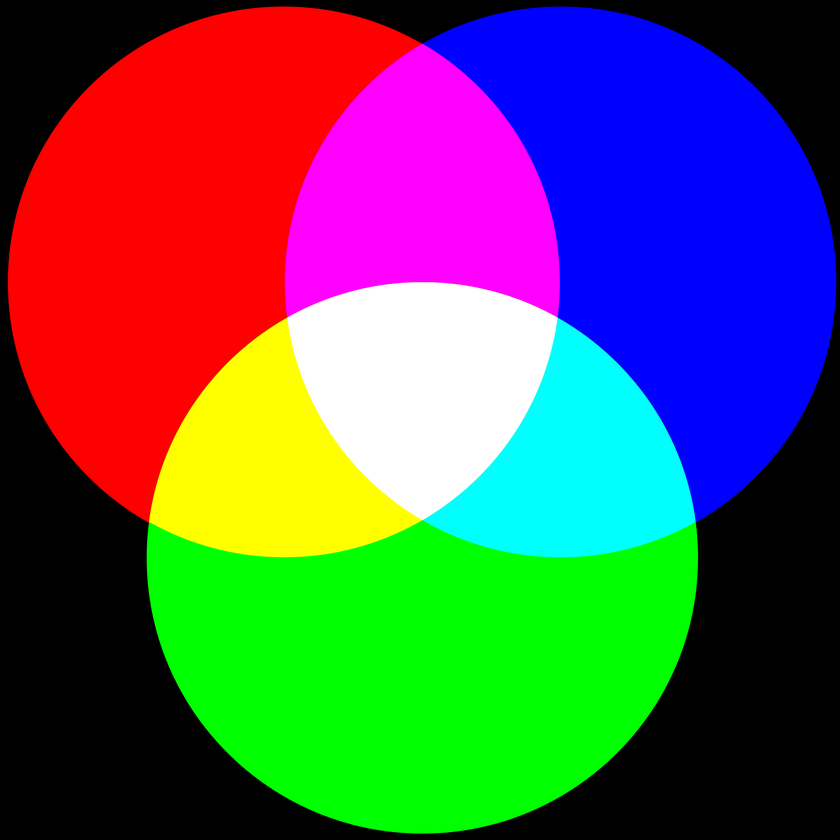
//> input picture C++/imageTest/colorSeparation/rgb.png, 840 x 840 px, shrunk from 2000 x 2000 before the run
$ ./color_separation rgb.png   (built with g++ and OpenCV 4)
//> lines starting //> are read from the running program, lines starting //| are printed output that depends on the picture
#include <opencv2/opencv.hpp>
#include <opencv2/imgproc.hpp>
#include <iostream>

using namespace std;
using namespace cv;

vector<Mat>  showSeparatedChannels(vector<Mat> channels);

int main(int argc, char const *argv[]) {

  Mat img = imread(argv[1]);
//> img is the input picture: 840 rows x 840 cols, CV_8UC3; mean B, G, R 86.2, 86.3, 86.3

  if(!img.data){
    std::cout << "Error opening image" << std::endl;
    return -1;
  }
  namedWindow("Original",WINDOW_NORMAL);

  imshow("Original", img);

  std::vector<Mat> channels;

  split(img, channels);     //Split into different color channels
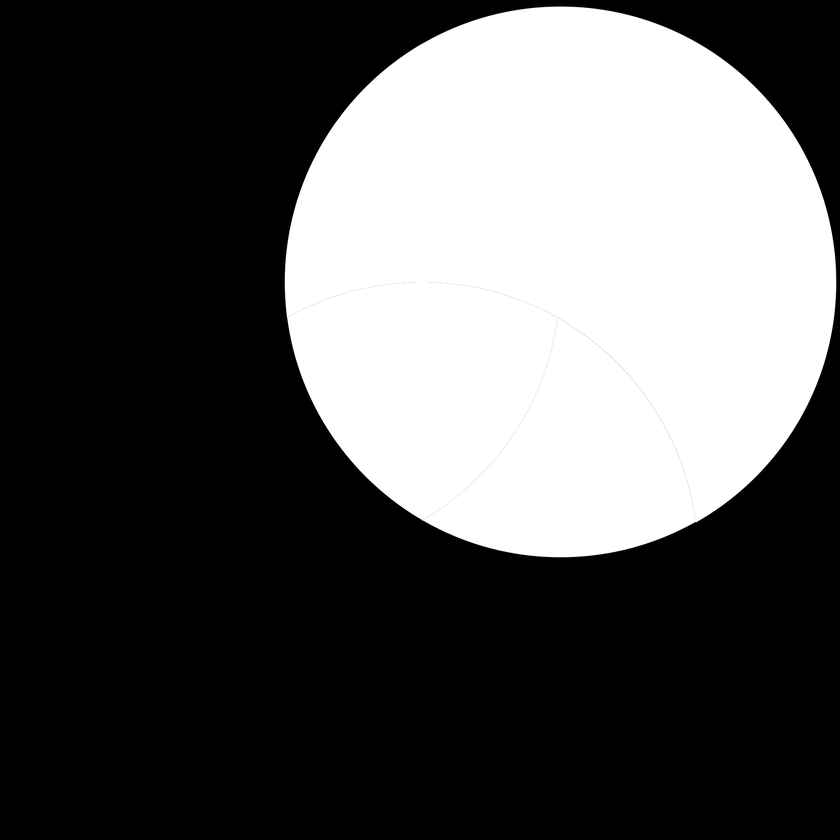
//> channels[0]: 840 rows x 840 cols, CV_8UC1; min 0, max 255, mean 86.2
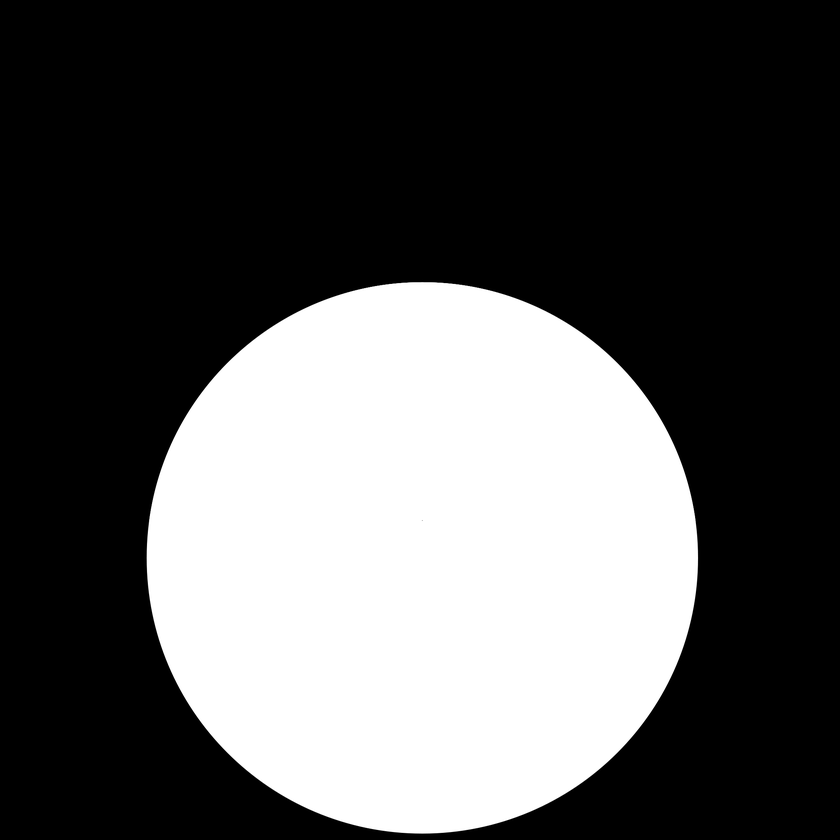
//> channels[1]: 840 rows x 840 cols, CV_8UC1; min 0, max 255, mean 86.3
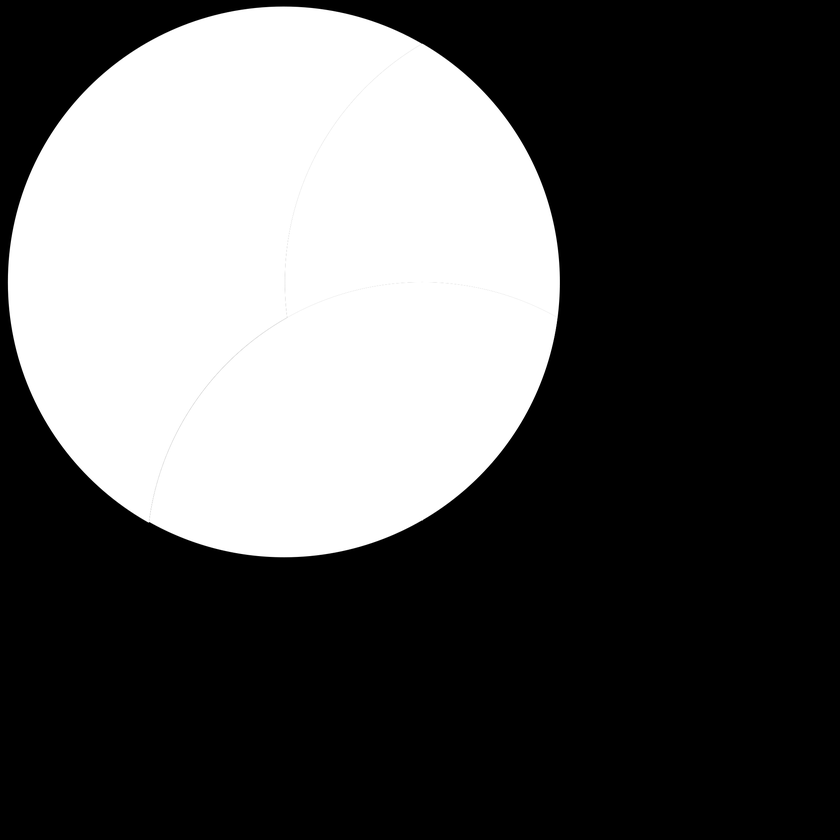
//> channels[2]: 840 rows x 840 cols, CV_8UC1; min 0, max 255, mean 86.3

  //Display images Grayscale
  namedWindow("Blue channel",WINDOW_NORMAL);
  imshow("Blue channel ", channels[0]);
  namedWindow("Green channel",WINDOW_NORMAL);
  imshow("Green channel", channels[1]);
  namedWindow("Red channel",WINDOW_NORMAL);
  imshow("Red channel", channels[2]);

  //Show seperate bgr colors

  vector<Mat> separatedChannels = showSeparatedChannels(channels);  //Displays bgr colors previously displayed in grayscale in color
//> in showSeparatedChannels, `Mat zeroes = Mat::zeros(channels[0].size(), channels[0].type());`: zeroes: 840 rows x 840 cols, CV_8UC1; every value is 0
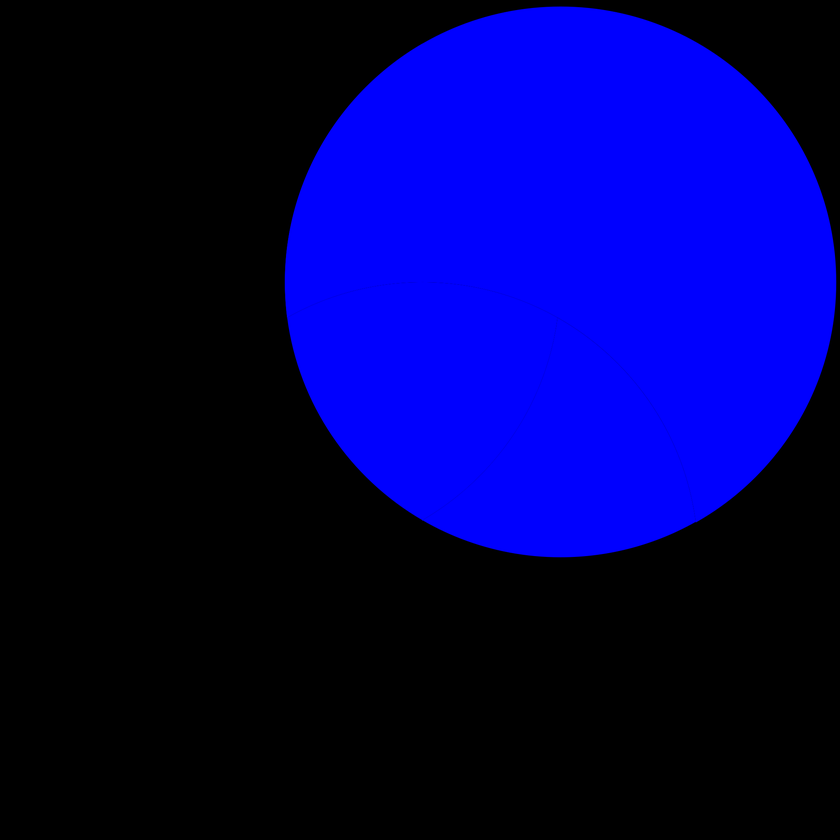
//> separatedChannels[0]: 840 rows x 840 cols, CV_8UC3; mean B, G, R 86.2, 0, 0
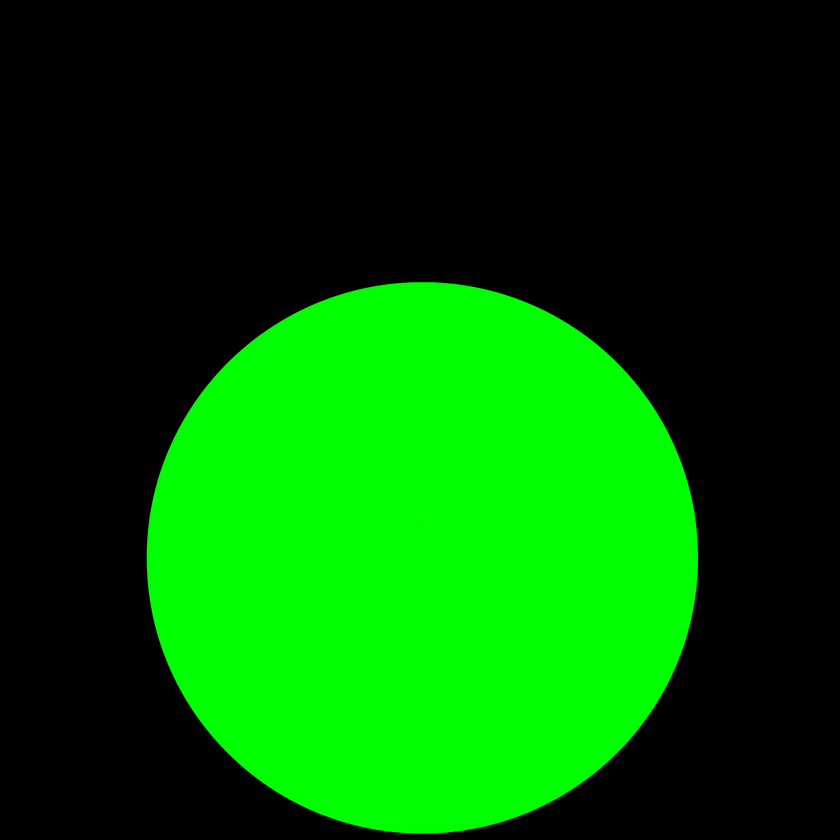
//> separatedChannels[1]: 840 rows x 840 cols, CV_8UC3; mean B, G, R 0, 86.3, 0
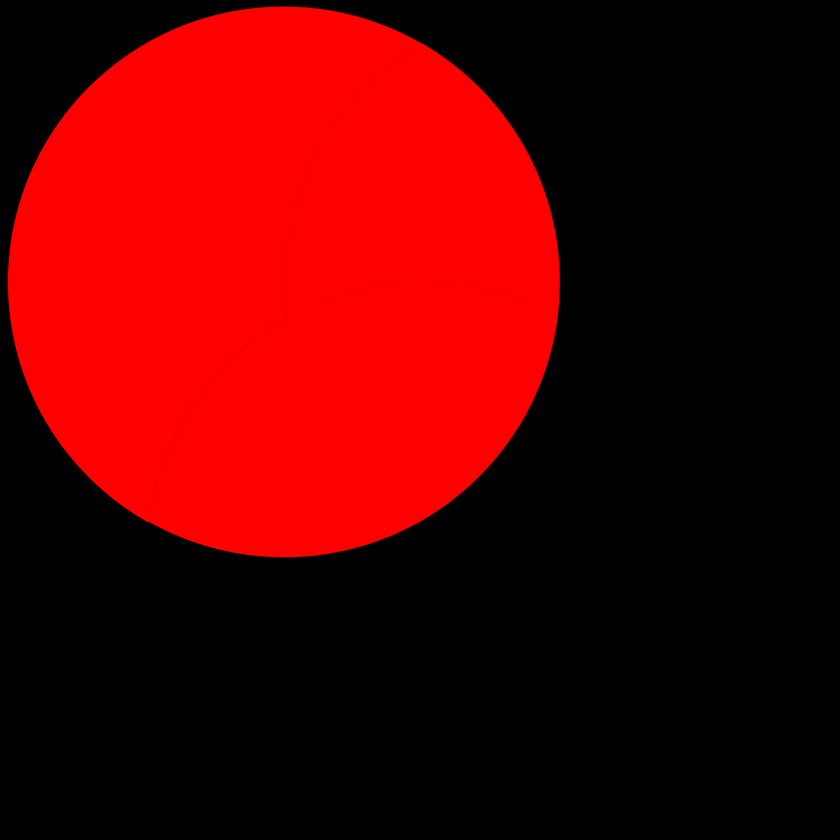
//> separatedChannels[2]: 840 rows x 840 cols, CV_8UC3; mean B, G, R 0, 0, 86.3

  namedWindow("Blue color",WINDOW_NORMAL);
  imshow("Blue color ", separatedChannels[0]);
  namedWindow("Green color",WINDOW_NORMAL);
  imshow("Green color", separatedChannels[1]);
  namedWindow("Red color",WINDOW_NORMAL);
  imshow("Red color", separatedChannels[2]);

  waitKey(0);


  return 0;
}

vector<Mat>  showSeparatedChannels(vector<Mat> channels){

  Mat zeroes = Mat::zeros(channels[0].size(), channels[0].type());
  vector<Mat> separatedChannels;
  for (int i = 0; i < 3; i++) {
    vector<Mat> auxiliary;


    for (int j = 0; j < 3; j++) {
      if(i==j){     //For each channel create a new channel with with a color matrix and values of zeoroes for auxiliary colors
        auxiliary.push_back(channels[i]);
      }
      else{
        auxiliary.push_back(zeroes);  //If not same channel place zeroes
      }
    }
    Mat dst;
    merge(auxiliary, dst);  //Merge color channel with zeroes into a single array
    separatedChannels.push_back(dst); //Add color channel to separated channel
  }

  return separatedChannels;


}
